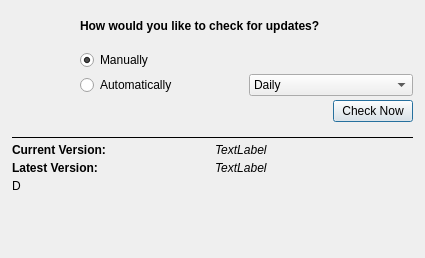
<?xml version="1.0" encoding="UTF-8"?>
<ui version="4.0">
 <class>DREAM3DUpdateCheckDialog</class>
 <widget class="QDialog" name="DREAM3DUpdateCheckDialog">
  <property name="windowModality">
   <enum>Qt::ApplicationModal</enum>
  </property>
  <property name="geometry">
   <rect>
    <x>0</x>
    <y>0</y>
    <width>425</width>
    <height>258</height>
   </rect>
  </property>
  <property name="windowTitle">
   <string>Check for Updates</string>
  </property>
  <property name="sizeGripEnabled">
   <bool>false</bool>
  </property>
  <property name="modal">
   <bool>false</bool>
  </property>
  <layout class="QVBoxLayout" name="verticalLayout">
   <property name="spacing">
    <number>4</number>
   </property>
   <property name="leftMargin">
    <number>12</number>
   </property>
   <property name="topMargin">
    <number>6</number>
   </property>
   <property name="rightMargin">
    <number>12</number>
   </property>
   <property name="bottomMargin">
    <number>6</number>
   </property>
   <item>
    <layout class="QGridLayout" name="gridLayout">
     <item row="2" column="2">
      <widget class="QComboBox" name="howOften">
       <item>
        <property name="text">
         <string>Daily</string>
        </property>
       </item>
       <item>
        <property name="text">
         <string>Weekly</string>
        </property>
       </item>
       <item>
        <property name="text">
         <string>Monthly</string>
        </property>
       </item>
      </widget>
     </item>
     <item row="1" column="1">
      <widget class="QRadioButton" name="manually">
       <property name="text">
        <string>Manually</string>
       </property>
       <property name="checked">
        <bool>true</bool>
       </property>
       <attribute name="buttonGroup">
        <string notr="true">buttonGroup</string>
       </attribute>
      </widget>
     </item>
     <item row="0" column="0" rowspan="2">
      <widget class="QLabel" name="label">
       <property name="sizePolicy">
        <sizepolicy hsizetype="Preferred" vsizetype="Preferred">
         <horstretch>0</horstretch>
         <verstretch>0</verstretch>
        </sizepolicy>
       </property>
       <property name="minimumSize">
        <size>
         <width>64</width>
         <height>64</height>
        </size>
       </property>
       <property name="maximumSize">
        <size>
         <width>64</width>
         <height>64</height>
        </size>
       </property>
       <property name="text">
        <string/>
       </property>
       <property name="pixmap">
        <pixmap resource="../../../../Resources/icons/images/Icons.qrc">:/DREAM3D.png</pixmap>
       </property>
       <property name="scaledContents">
        <bool>true</bool>
       </property>
      </widget>
     </item>
     <item row="2" column="1">
      <widget class="QRadioButton" name="automatically">
       <property name="text">
        <string>Automatically</string>
       </property>
       <attribute name="buttonGroup">
        <string notr="true">buttonGroup</string>
       </attribute>
      </widget>
     </item>
     <item row="0" column="1" colspan="2">
      <widget class="QLabel" name="messageLabel">
       <property name="styleSheet">
        <string notr="true">QLabel {
font-weight: bold;
font-size: 12px;
}</string>
       </property>
       <property name="text">
        <string>How would you like to check for updates?</string>
       </property>
      </widget>
     </item>
     <item row="3" column="0" colspan="3">
      <layout class="QHBoxLayout" name="horizontalLayout">
       <property name="bottomMargin">
        <number>10</number>
       </property>
       <item>
        <spacer name="horizontalSpacer">
         <property name="orientation">
          <enum>Qt::Horizontal</enum>
         </property>
         <property name="sizeHint" stdset="0">
          <size>
           <width>40</width>
           <height>20</height>
          </size>
         </property>
        </spacer>
       </item>
       <item>
        <widget class="QPushButton" name="checkNowBtn">
         <property name="text">
          <string>Check Now</string>
         </property>
        </widget>
       </item>
      </layout>
     </item>
    </layout>
   </item>
   <item>
    <widget class="Line" name="line_2">
     <property name="frameShadow">
      <enum>QFrame::Plain</enum>
     </property>
     <property name="lineWidth">
      <number>1</number>
     </property>
     <property name="orientation">
      <enum>Qt::Horizontal</enum>
     </property>
    </widget>
   </item>
   <item>
    <layout class="QGridLayout" name="gridLayout_2">
     <item row="0" column="1">
      <widget class="QLabel" name="currentVersion">
       <property name="styleSheet">
        <string notr="true">QLabel {
	font: italic 14pt;
font-size: 12px;
}</string>
       </property>
       <property name="text">
        <string>TextLabel</string>
       </property>
      </widget>
     </item>
     <item row="1" column="0">
      <widget class="QLabel" name="label_4">
       <property name="styleSheet">
        <string notr="true">QLabel {
font-weight: bold;
font-size: 12px;
}</string>
       </property>
       <property name="text">
        <string>Latest Version:</string>
       </property>
      </widget>
     </item>
     <item row="0" column="0">
      <widget class="QLabel" name="label_3">
       <property name="styleSheet">
        <string notr="true">QLabel {
font-weight: bold;
font-size: 12px;
}</string>
       </property>
       <property name="text">
        <string>Current Version:</string>
       </property>
      </widget>
     </item>
     <item row="1" column="1">
      <widget class="QLabel" name="latestVersion">
       <property name="styleSheet">
        <string notr="true">QLabel {
	font: italic 14pt;
font-size: 12px;
}</string>
       </property>
       <property name="text">
        <string>TextLabel</string>
       </property>
      </widget>
     </item>
     <item row="2" column="0" colspan="2">
      <widget class="QLabel" name="feedbackText">
       <property name="text">
        <string>D</string>
       </property>
       <property name="wordWrap">
        <bool>true</bool>
       </property>
       <property name="openExternalLinks">
        <bool>true</bool>
       </property>
       <property name="textInteractionFlags">
        <set>Qt::LinksAccessibleByMouse|Qt::TextSelectableByMouse</set>
       </property>
      </widget>
     </item>
    </layout>
   </item>
   <item>
    <spacer name="verticalSpacer">
     <property name="orientation">
      <enum>Qt::Vertical</enum>
     </property>
     <property name="sizeHint" stdset="0">
      <size>
       <width>20</width>
       <height>40</height>
      </size>
     </property>
    </spacer>
   </item>
  </layout>
 </widget>
 <resources>
  <include location="../../../../Resources/icons/images/Icons.qrc"/>
 </resources>
 <connections>
  <connection>
   <sender>automatically</sender>
   <signal>toggled(bool)</signal>
   <receiver>howOften</receiver>
   <slot>setEnabled(bool)</slot>
   <hints>
    <hint type="sourcelabel">
     <x>195</x>
     <y>102</y>
    </hint>
    <hint type="destinationlabel">
     <x>342</x>
     <y>89</y>
    </hint>
   </hints>
  </connection>
 </connections>
 <buttongroups>
  <buttongroup name="buttonGroup"/>
 </buttongroups>
</ui>
